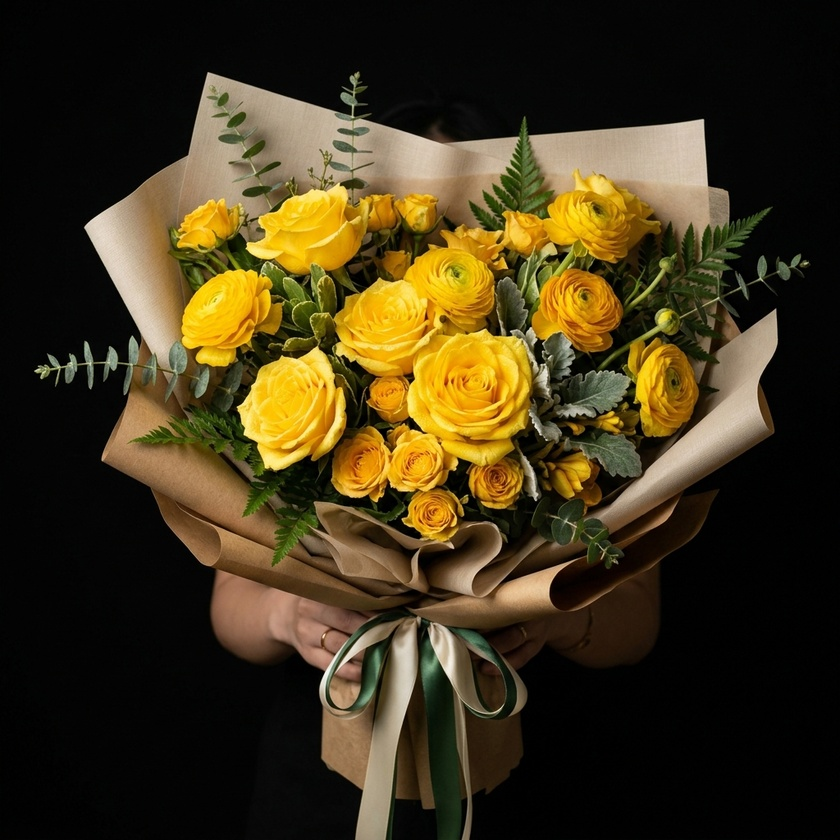
#> input picture ramo.jpg, 840 x 840 px, shrunk from 1024 x 1024 before the run
$ python remove_bg.py
#> lines starting #> are read from the running program, lines starting #| are printed output that depends on the picture
from PIL import Image, ImageFilter

def remove_black_bg(input_path, output_path, threshold=40):
#> called with input_path = 'ramo.jpg', output_path = 'ramo.png', threshold = 50
    img = Image.open(input_path).convert("RGBA")
    datas = img.getdata()

    newData = []
    for item in datas:
        # Calculate perceived brightness or just use max RGB
        max_val = max(item[0], item[1], item[2])
        if max_val < threshold:
            # Smoothly transition alpha
            alpha = int((max_val / threshold) * 255)
            newData.append((item[0], item[1], item[2], alpha))
        else:
            newData.append(item)
#> this loop made 705600 passes
#> (item, max_val, alpha) on passes 1 to 12: ((1, 3, 2, 255), 3, 15), ((1, 3, 2, 255), 3, 15), ((2, 4, 3, 255), 4, 20), ((1, 3, 2, 255), 3, 15), ((2, 2, 2, 255), 2, 10), ((2, 2, 2, 255), 2, 10), ((2, 2, 2, 255), 2, 10), ((2, 2, 2, 255), 2, 10), ((1, 1, 1, 255), 1, 5), ((1, 1, 1, 255), 1, 5), ((2, 2, 2, 255), 2, 10), ((2, 2, 2, 255), 2, 10)
#> (max_val, alpha) on passes 61 to 66: (3, 15), (4, 20), (4, 20), (4, 20), (2, 10), (2, 10)
#> after the loop, newData = 705600 items

    img.putdata(newData)
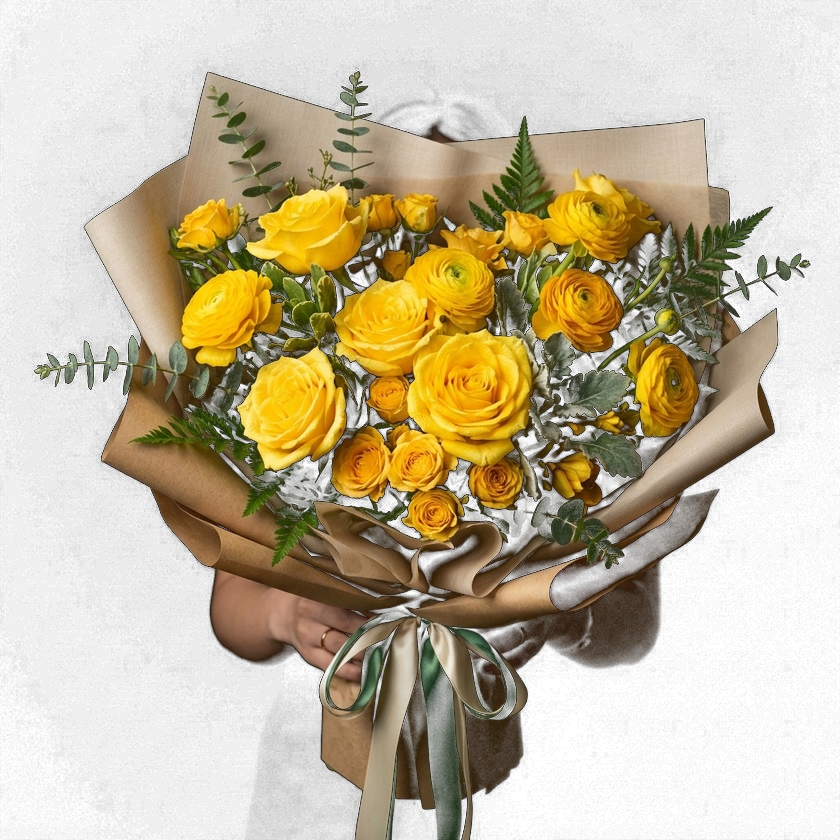
#> img: PIL image 840x840 RGBA; mean R, G, B, A 64.7, 52.9, 26, 120.7; transparent parts drawn white
    img.save(output_path, "PNG")

if __name__ == "__main__":
    remove_black_bg("ramo.jpg", "ramo.png", threshold=50)

$ run again, with WhatsApp Image 2026-09-21 at 14.00.39 (1).jpeg copied over ramo.jpg
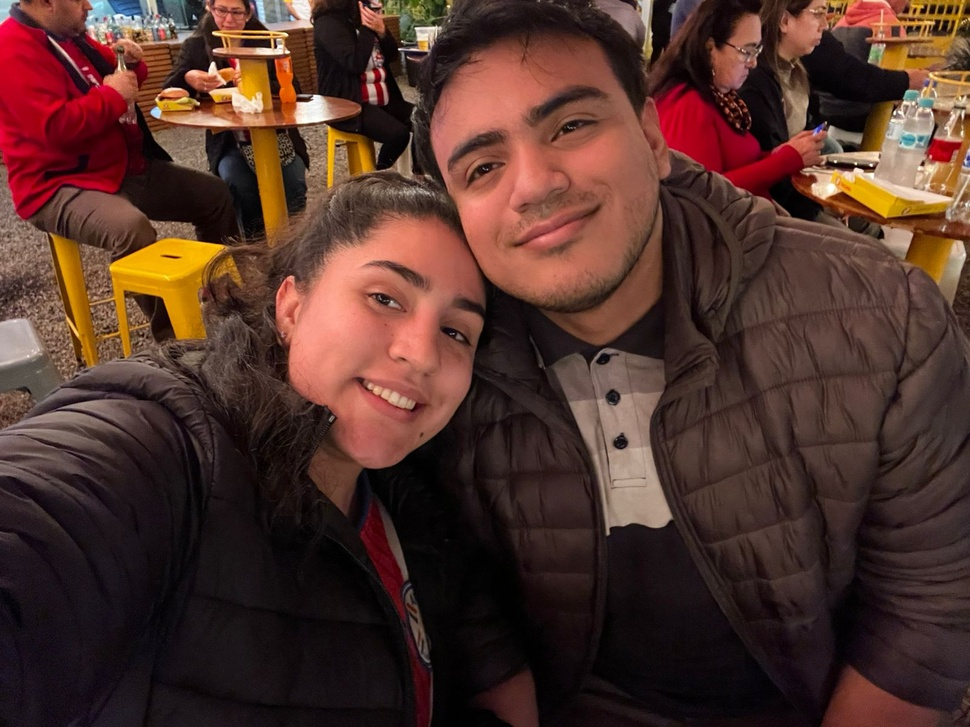
#> input picture WhatsApp Image 2026-09-21 at 14.00.39 (1).jpeg, 970 x 727 px, shrunk from 1600 x 1200 before the run
#> the loop in remove_black_bg, `for item in datas:` made 705190 passes
#> (item, max_val) on passes 1 to 3: ((173, 207, 217, 255), 217), ((178, 210, 221, 255), 221), ((181, 211, 221, 255), 221)
#> after the loop in remove_black_bg, `for item in datas:`: newData = 705190 items
#> in remove_black_bg, `img.putdata(newData)`:
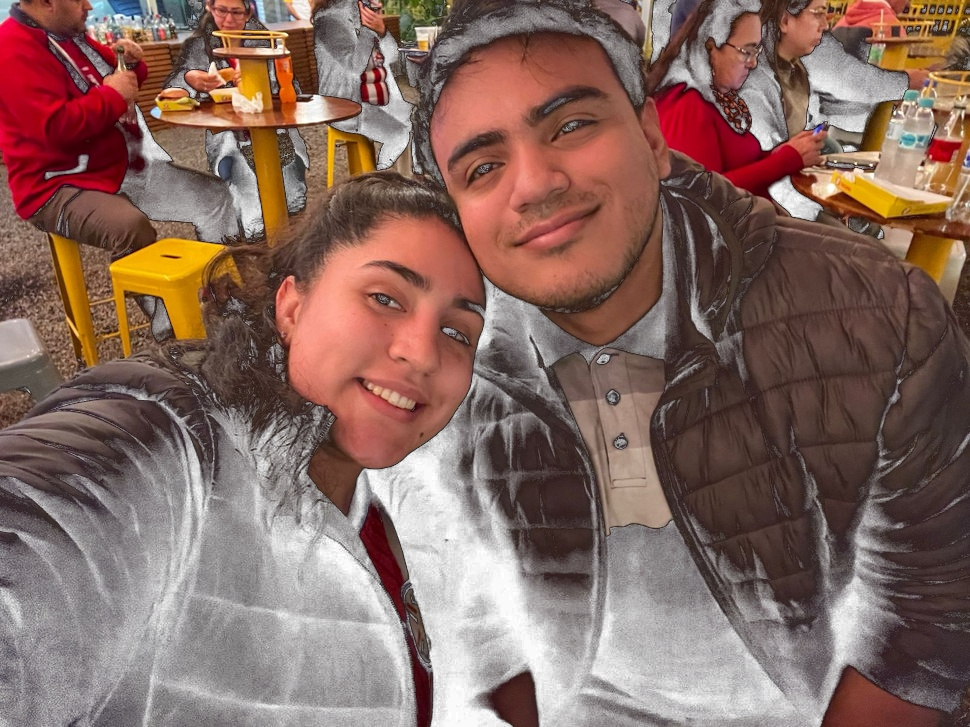
#> img: PIL image 970x727 RGBA; mean R, G, B, A 81.7, 51.2, 43.3, 198.4; transparent parts drawn white

$ run again, with WhatsApp Image 2026-09-21 at 14.00.39 (2).jpeg copied over ramo.jpg
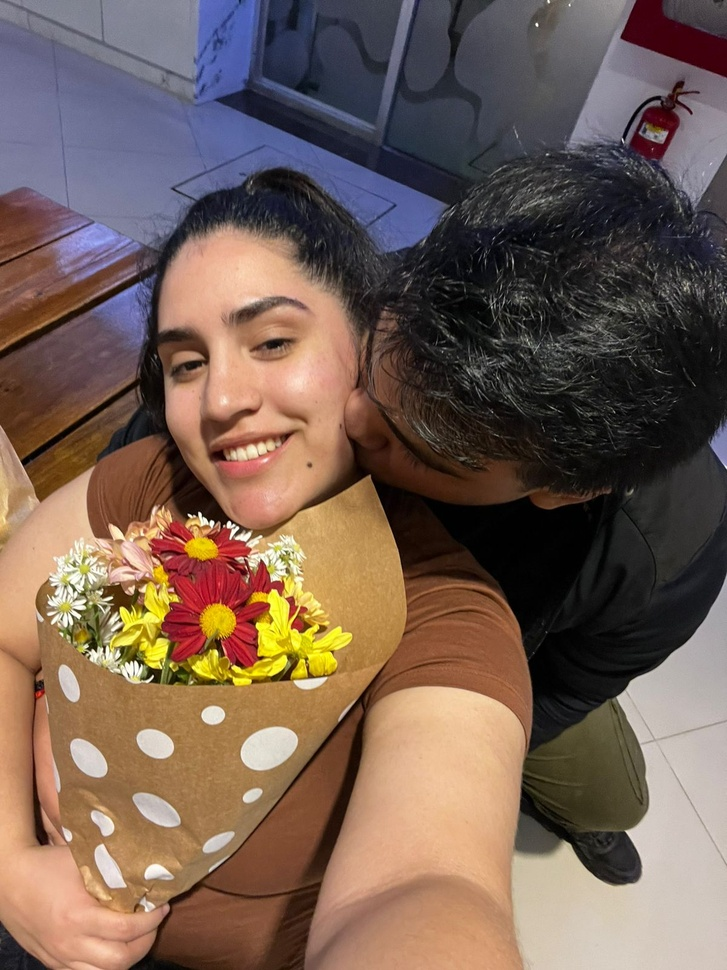
#> input picture WhatsApp Image 2026-09-21 at 14.00.39 (2).jpeg, 727 x 970 px, shrunk from 1200 x 1600 before the run
#> the loop in remove_black_bg, `for item in datas:` made 705190 passes
#> (item, max_val) on passes 1 to 3: ((103, 102, 116, 255), 116), ((96, 95, 109, 255), 109), ((95, 94, 108, 255), 108)
#> after the loop in remove_black_bg, `for item in datas:`: newData = 705190 items
#> in remove_black_bg, `img.putdata(newData)`:
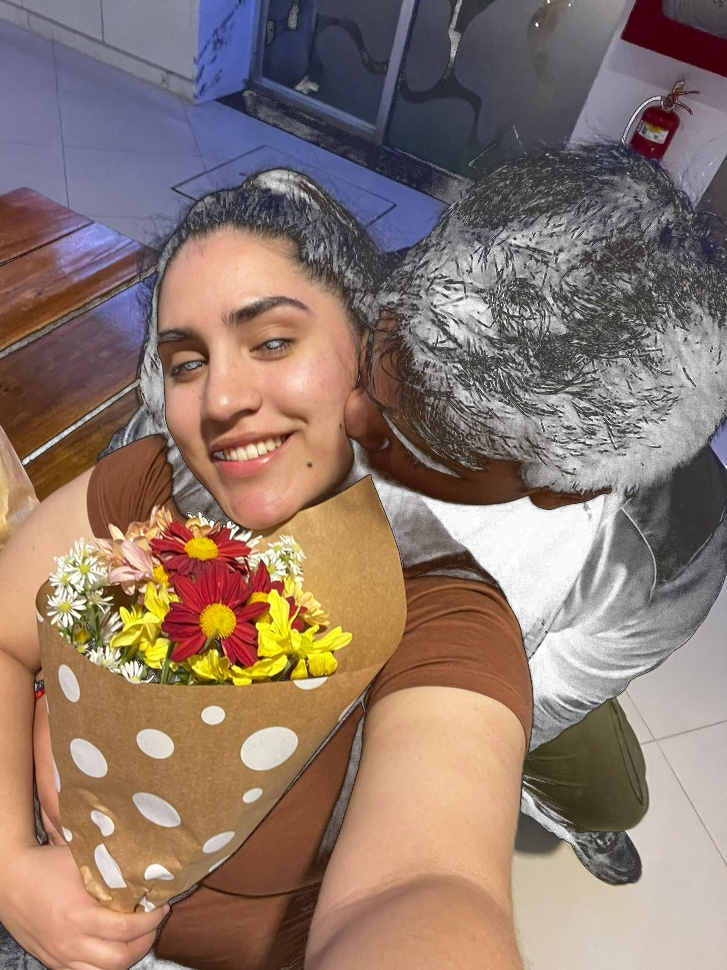
#> img: PIL image 727x970 RGBA; mean R, G, B, A 117.3, 95.6, 83.7, 228.3; transparent parts drawn white

$ run again, with WhatsApp Image 2026-09-21 at 14.00.39 (3).jpeg copied over ramo.jpg
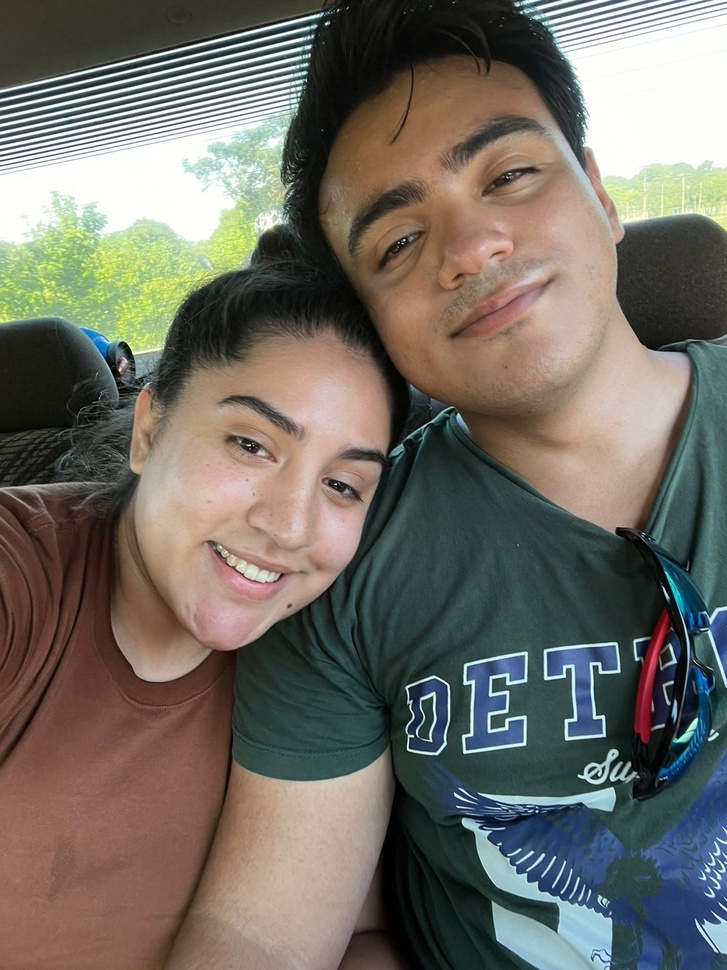
#> input picture WhatsApp Image 2026-09-21 at 14.00.39 (3).jpeg, 727 x 970 px, shrunk from 1200 x 1600 before the run
#> the loop in remove_black_bg, `for item in datas:` made 705190 passes
#> (item, max_val) on passes 1 to 3: ((62, 59, 44, 255), 62), ((61, 58, 43, 255), 61), ((60, 57, 42, 255), 60)
#> after the loop in remove_black_bg, `for item in datas:`: newData = 705190 items
#> in remove_black_bg, `img.putdata(newData)`:
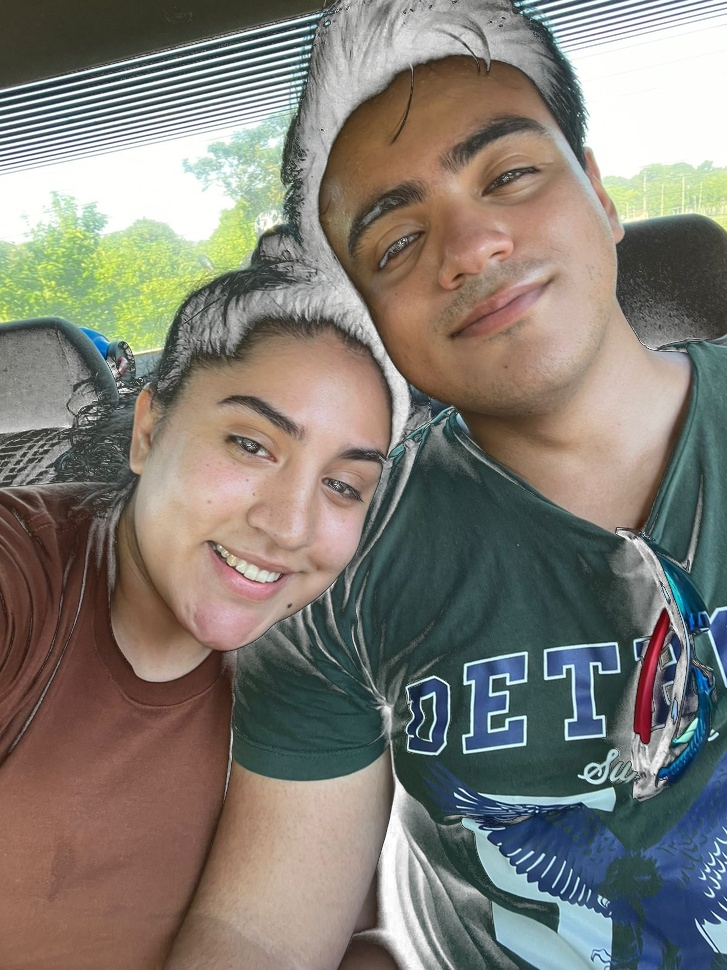
#> img: PIL image 727x970 RGBA; mean R, G, B, A 112.6, 108.6, 100.3, 237.6; transparent parts drawn white
